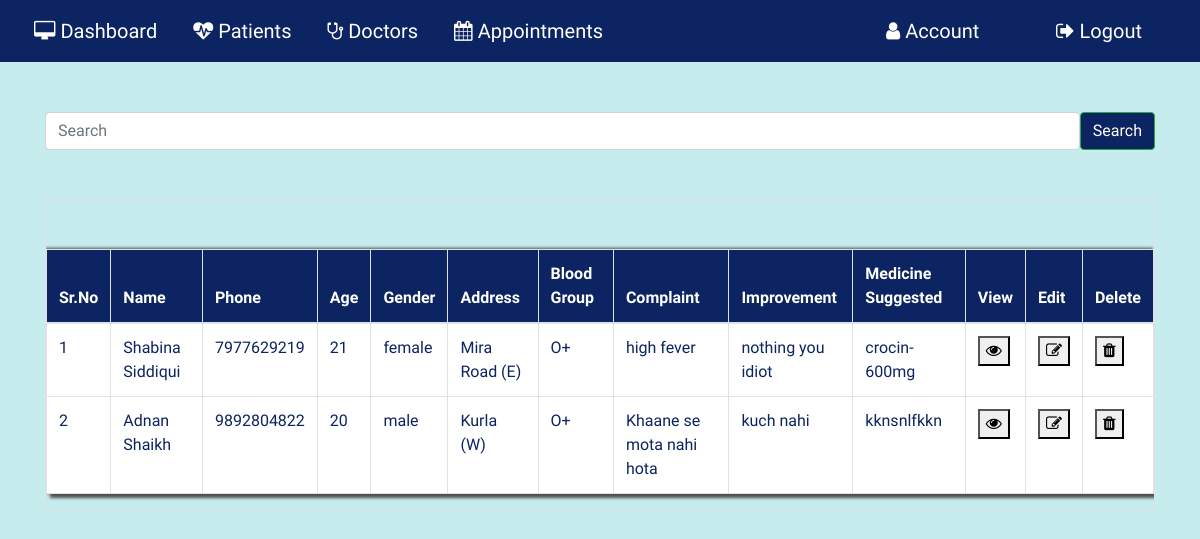
The app's page /patientrecord (signed in), older data.
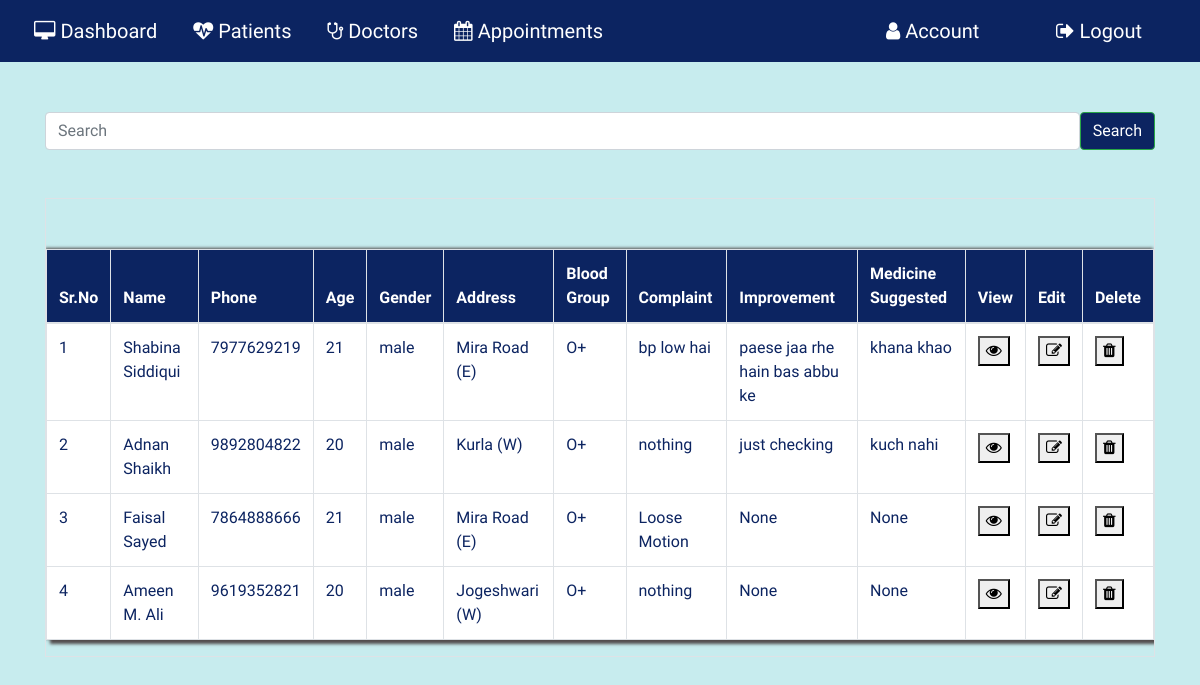
The same page, newer data.
### application/routes.py (models this page shows, shortened)
class Patient(db.Model):
  __tablename__ = 'Patient'
  id = db.Column(db.Integer, primary_key=True)
  pname = db.Column(db.String(20))
  age= db.Column(db.String(20))
  phone=db.Column(db.String(20))
  gender=db.Column(db.String(10))
  bgroup=db.Column(db.String(5))
  state=db.Column(db.String(15))
  address=db.Column(db.String(100))
  mstatus=db.Column(db.String(10))
  complaint=db.Column(db.String(5000))
  improvement=db.Column(db.String(5000))
  medicine_suggested=db.Column(db.String(5000))
  pat_image = db.Column(db.String(20), nullable=False, default='default.jpg')

### application/routes.py (the view, shortened to what this page needs)
@app.route('/patientrecord', methods = ['GET','POST'])
def patientrecord():
  if 'username' in session:
    if request.method == 'GET':
      patrcd= Patient.query.all()
      return render_template("patientrecord.html",patrcd=patrcd)
    return render_template('patientrecord.html')
  else:
    return redirect( url_for('login') )
  return render_template('patientrecord.html')

### application/templates/patientrecord.html (shortened to what this page needs)
{% extends 'layout.html' %}{% include "includes/nav.html" %}{% block content%}
<div class="container">
  <div class="search-box">
    <form class="d-flex" action="" method="POST">
      <input
        class="form-control me-2"
        type="search"
        placeholder="Search"
        name="pname"
        id="pname"
        aria-label="Search"
      />
      <button class="btn btn-outline-success" type="submit">Search</button>
    </form>
  </div>
  <div class="table table-bordered table-hover table-responsive">
    {% if patrcd %}
    <table class="table">
      <thead class="thead">
        <tr>
          <th scope="col">Sr.No</th>
          <th scope="col">Name</th>
          <th scope="col">Phone</th>
          <th scope="col">Age</th>
          <th scope="col">Gender</th>
          <th scope="col">Address</th>
          <th scope="col">Blood Group</th>
          <th scope="col">Complaint</th>
          <th scope="col">Improvement</th>
          <th scope="col">Medicine Suggested</th>
          <th scope="col">View</th>
          <th scope="col">Edit</th>
          <th scope="col">Delete</th>
        </tr>
      </thead>
      {% for i in patrcd %}
      <tr scope="row">
        <td></td>
        <td>{{ i.pname }}</td>
        <td>{{ i.phone }}</td>
        <td>{{ i.age }}</td>
        <td>{{ i.gender }}</td>
        <td>{{ i.address }}</td>
        <td>{{ i.bgroup }}</td>
        <td>{{ i.complaint }}</td>
        <td>{{ i.improvement }}</td>
        <td>{{ i.medicine_suggested }}</td>
        <td>
          <button
            type="button"
            class="dbutton"
            onclick="window.location='viewapp/{{ i.id }}'"
          >
            <i class="fa fa-eye" aria-hidden="true"></i>
          </button>
        </td>
        <td>
          <button
            type="button"
            class="ubutton"
            onclick="window.location='editpatientdetail/{{ i.id }}'"
          >
            <i class="fa fa-pencil-square-o" aria-hidden="true"></i>
          </button>
        </td>
        <td>
          <button
            type="button"
            class="dbutton"
            onclick="window.location='deletepatientdetail/{{ i.id }}'"
          >
            <i class="fa fa-trash" aria-hidden="true"></i>
          </button>
        </td>
      </tr>
      {% endfor %}
    </table>
    {% endif %}
  </div>
</div>
{% endblock content %}

Row changes from the older to the newer data that the page shows:
changed Patient "Shabina Siddiqui": gender "female" → "male"; complaint "high fever" → "bp low hai"; improvement "nothing you idiot" → "paese jaa rhe hain bas abbu ke"; medicine_suggested "crocin-600mg" → "khana khao"
changed Patient "Adnan Shaikh": complaint "Khaane se mota nahi hota" → "nothing"; improvement "kuch nahi" → "just checking"; medicine_suggested "kknsnlfkkn" → "kuch nahi"
added Patient: pname "Faisal Sayed", phone "7864888666", age "21", gender "male", address "Mira Road (E)", bgroup "O+", complaint "Loose Motion", improvement "None", medicine_suggested "None"
added Patient: pname "Ameen M. Ali", phone "9619352821", age "20", gender "male", address "Jogeshwari (W)", bgroup "O+", complaint "nothing", improvement "None", medicine_suggested "None"
